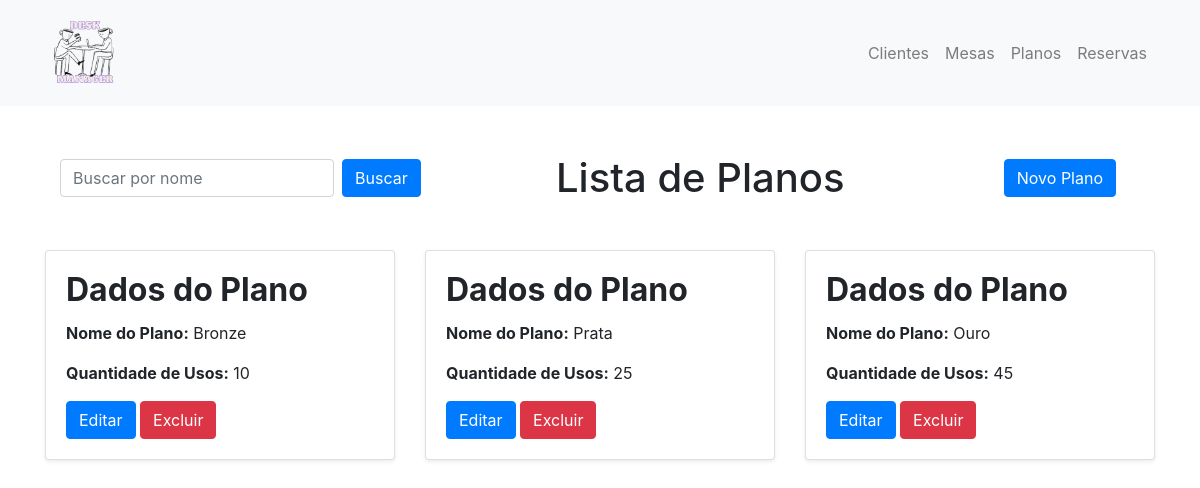
The page /tipos_planos on the database its author committed.
### desk_manager/models.py (models this page shows)
class PlanoDeUso(db.Model):
    __tablename__ = 'plano'
    id: so.Mapped[str] = so.mapped_column(sa.String, primary_key=True, default=generate_hex_id)
    nome_do_plano: so.Mapped[str] = so.mapped_column(sa.String, nullable=False)
    quantidade_de_usos: so.Mapped[int] = so.mapped_column(sa.Integer, nullable=False)
    clientes: so.Mapped[list["Cliente"]] = so.relationship("Cliente", back_populates="plano")
    def to_dict(self):
        return {
            'id': self.id,
            'nome_do_plano': self.nome_do_plano,
            'quantidade_de_usos': self.quantidade_de_usos
        }

### desk_manager/routes/planos.py (the view)
@PLANO.route('/tipos_planos')
def lista_planos():
    planos = PlanoDeUso.query.all()
    planos_dict = [plano.to_dict() for plano in planos]
    plano = PlanoDeUso.query.get('8c2bbf09')
    return render_template('lista_planos.html', planos=planos_dict, plano_escolhido=None)

### desk_manager/templates/lista_planos.html (shortened to what this page needs)
{% extends "base.html" %}
{% block body %}
<div class="container my-5">
    <div class="d-flex justify-content-between align-items-center mb-5">
        <form id="buscarPlanoForm" action="" method="GET" class="form-inline justify-content-center" onsubmit="buscarPlano(event)">
            <input type="text" id="nome_do_planoInput" class="form-control mr-2" placeholder="Buscar por nome" required>
            <button type="submit" class="btn btn-primary">Buscar</button>
        </form>
        <h1 class="display-5 text-center my-0 offset-mr-1">Lista de Planos</h1>
        <form action="{{ url_for('plano.cadastrar_plano') }}" method="GET" class="mx-4">
            <button type="submit" class="btn btn-primary">Novo Plano</button>
        </form>
    </div>
</div>
    <div class="row">
        {% if plano_escolhido %}
            <div class="col-md-6 offset-md-3">
                <h2 class="card-title"><strong>Plano encontrado!</strong></h2>
                <div class="card shadow-sm">
                    <div class="card-body">
                        <h2 class="card-title"><strong>Dados do Plano</strong></h2>
                        <p class="card-text"><strong>Nome do Plano:</strong> {{ plano_escolhido["nome_do_plano"] }}</p>
                        <p class="card-text"><strong>Quantidade de Usos:</strong> {{ plano_escolhido["quantidade_de_usos"] }}</p>
                        <a href="/editar_plano" class="btn btn-primary">Editar</a>
                        <form action="/cadastrar_plano" method="POST" style="display:inline;">
                            <button type="submit" class="btn btn-danger">Excluir</button>
                        </form>
                    </div>
                </div>
            </div>
        {% elif planos %}
            {% for plano in planos %}
            <div class="col-md-6 col-lg-4 mb-4">
                <div class="card shadow-sm">
                    <div class="card-body">
                        <h2 class="card-title"><strong>Dados do Plano</strong></h2>
                        <p class="card-text"><strong>Nome do Plano:</strong> {{ plano["nome_do_plano"] }}</p>
                        <p class="card-text"><strong>Quantidade de Usos:</strong> {{ plano["quantidade_de_usos"] }}</p>
                        <a href="{{ url_for('plano.editar_plano', plano_id=plano.id) }}" class="btn btn-primary">Editar</a>
                        <form action="{{ url_for('plano.excluir_plano', plano_id=plano.id) }}" method="POST" style="display:inline;">
                            <button type="submit" class="btn btn-danger">Excluir</button>
                        </form>
                    </div>
                </div>
            </div>
            {% endfor %}
        {% else %}
            <div class="col-12">
                <p class="text-center">Não há planos cadastrados.</p>
            </div>
        {% endif %}
    </div>
</div>
{% endblock %}

### rows shown on the page
PlanoDeUso: nome_do_plano "Bronze", quantidade_de_usos "10"
PlanoDeUso: nome_do_plano "Prata", quantidade_de_usos "25"
PlanoDeUso: nome_do_plano "Ouro", quantidade_de_usos "45"
